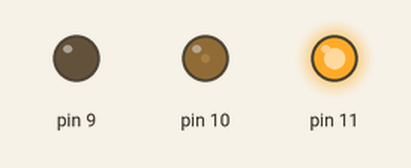
The sketch below on a simulated Arduino Uno, built with avr-gcc and run on an emulated ATmega328P. Parts: output pins drawn as LEDs (lit = HIGH). Random numbers use the default seed unless the sketch sets one.

Above: at 1.8 s.
At 17.72 s:
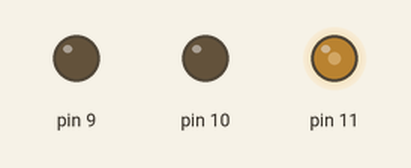
At 37.53 s:
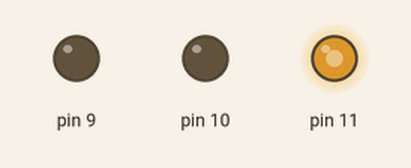
Timing chart, 0 to 40.0 s (numbered marks = the images above):
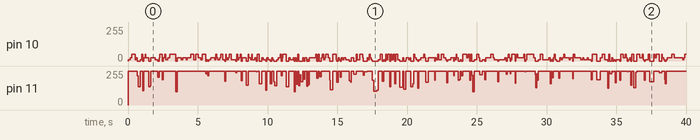

The sketch:

LED-fire-code.ino
```cpp
/*
 By: Cian Byrne 2015
 */


// the setup function runs once when you press reset or power the board
void setup() {
  // initialize digital pin 13 as an output.
  pinMode(9, OUTPUT);
  pinMode(10, OUTPUT);
  pinMode(11, OUTPUT);
  analogWrite(9, 0);
  analogWrite(10, 0);
  analogWrite(11, 0);

}

// the loop function runs over and over again forever
void loop() {
  int randomRed = random(100, 255);
  int randNum = random(0,5);
  analogWrite(9, 0);
  if(randNum == 5){
    analogWrite(10, 0);
    analogWrite(11, randomRed);
  }else if(randNum == 4){
    analogWrite(10, 10);
    analogWrite(11, 255);
  }else if(randNum == 3){
    analogWrite(10, 25);
    analogWrite(11, 255);
  }else if(randNum == 2){
    analogWrite(10, 50);
    analogWrite(11, 255);
  }else if(randNum == 1){
    analogWrite(10, 0);
    analogWrite(11, randomRed);
  }

  delay(random(50,100));
}
```
